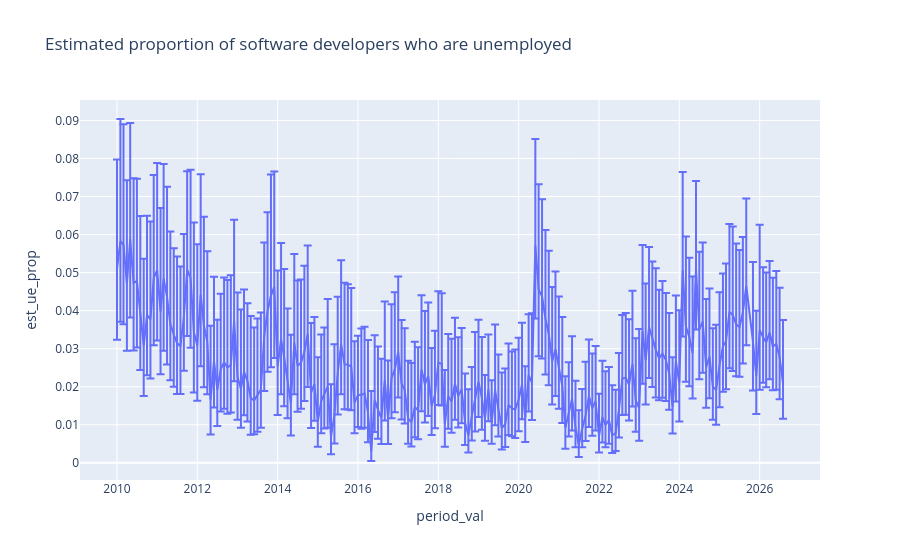

The notebook cell this image was saved under:
### Markdown cell above
The monthly data is really too 'noisy' to be useful:

### Code cell
px.line(df_ue_props.query(
"period == 'year_and_month' & occ2010 == 'Software developers, \
applications and systems software' & empstat_condensed_ue_prop == \
'Unemployed' & age_range == 'All'"), x = 'period_val', 
y = 'est_ue_prop',
error_y = 'error_upper_ue_prop', error_y_minus = 'error_lower_ue_prop',
title = 'Estimated proportion of software developers who are unemployed')

### Figure 1 — Plotly figure (JSON) as saved in the notebook; plotly's stock layout.template omitted (floating-point values rounded to 4 significant figures; data arrays with more than 128 entries replaced by an {"elided": "..."} marker saying what was removed)
{"data": [{"error_y": {"array": {"elided": "199 float values"}, "arrayminus": {"elided": "199 float values"}}, "hovertemplate": "period_val=%{x}<br>est_ue_prop=%{y}<extra></extra>", "legendgroup": "", "line": {"color": "#636efa", "dash": "solid"}, "marker": {"symbol": "circle"}, "mode": "lines", "name": "", "orientation": "v", "showlegend": false, "type": "scatter", "x": {"elided": "199 str values"}, "xaxis": "x", "y": {"elided": "199 float values"}, "yaxis": "y"}], "layout": {"legend": {"tracegroupgap": 0}, "title": {"text": "Estimated proportion of software developers who are unemployed"}, "xaxis": {"anchor": "y", "domain": [0, 1], "title": {"text": "period_val"}}, "yaxis": {"anchor": "x", "domain": [0, 1], "title": {"text": "est_ue_prop"}}}}
